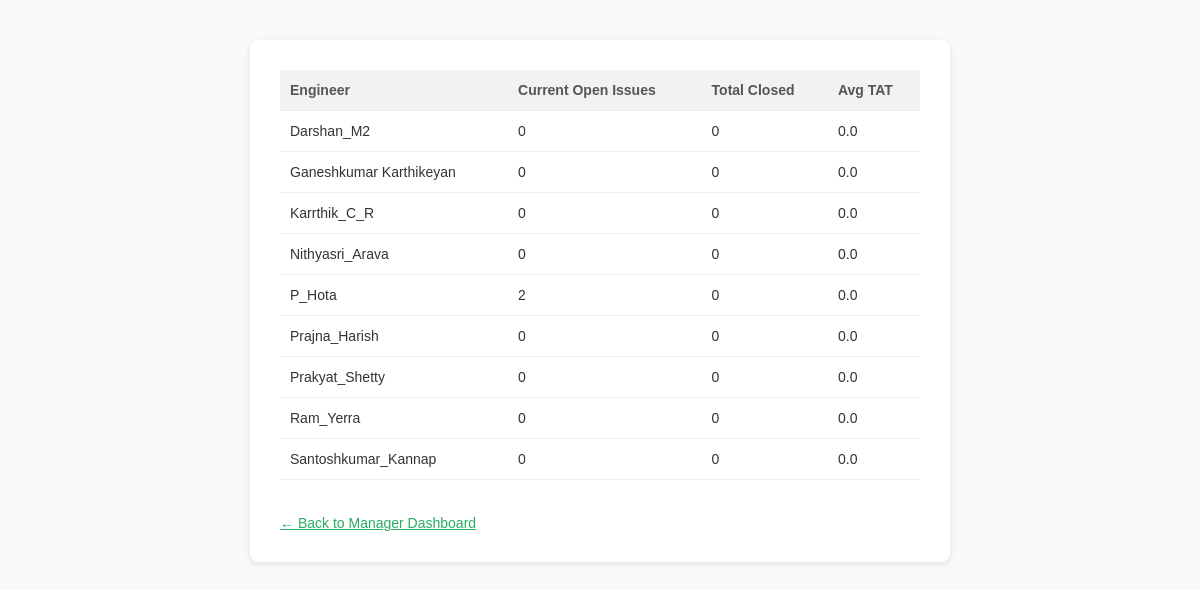
The app's page /team with its own data.
### tables this page shows
CREATE TABLE engineers (
      engineer_id  INTEGER PRIMARY KEY AUTOINCREMENT,
      name         TEXT  UNIQUE NOT NULL,
      email        TEXT
    );

### manager_dashboard.py (the view)
@app.route("/team")
def team():
    manager = "Mohanraj_Chinnasamy" or "Pravin_Janakiram"
    conn = sqlite3.connect(DB_PATH)
    c = conn.cursor()
    c.execute("""
        SELECT engineer_id, assigned_date, closed_date
        FROM issues
        WHERE status = 'Closed'
          AND assigned_date IS NOT NULL
          AND closed_date IS NOT NULL
    """)
    closed_rows = c.fetchall()
    tats = []
    eng_tats = {} # engineer_id -> list of their TATs
    for eng_id, a_str, c_str in closed_rows:
        a_dt = datetime.strptime(a_str, '%Y-%m-%d')
        c_dt = datetime.strptime(c_str, '%Y-%m-%d')
        bd = business_days_between(a_dt, c_dt, HOLIDAYS)
        tats.append(bd)
        eng_tats.setdefault(eng_id, []).append(bd)
    c.execute("""
        SELECT engineer_id,
               SUM(CASE WHEN status = 'Closed' THEN 1 ELSE 0 END) AS closed_cnt,
               SUM(CASE WHEN status <> 'Closed' THEN 1 ELSE 0 END) AS open_cnt
        FROM issues
        GROUP BY engineer_id
    """)
    counts = {row[0]: {'closed': row[1], 'open': row[2]} for row in c.fetchall()}
    c.execute("SELECT engineer_id, name FROM engineers")
    names = {row[0]: row[1] for row in c.fetchall()}
    eng_stats = []
    for eng_id, name in names.items():
        closed_cnt = counts.get(eng_id, {}).get('closed', 0)
        open_cnt = counts.get(eng_id, {}).get('open', 0)
        tat_list = eng_tats.get(eng_id, [])
        avg_tat = round(sum(tat_list)/len(tat_list), 2) if tat_list else 0.0
        eng_stats.append((name,  open_cnt,closed_cnt, avg_tat))
    conn.close()
    return render_template("team.html", engineers=eng_stats, manager=manager)

### templates/team.html (shortened to what this page needs)
<!DOCTYPE html>
<html lang="en">
<head>
</head>
<body>
  <div class="container">
   <table>
  <thead>
    <tr>
      <th>Engineer</th>
      <th>Current Open Issues</th>
      <th>Total Closed</th>
      <th>Avg TAT</th>
    </tr>
  </thead>
  <tbody>
    {% for e in engineers %}
      <tr>
        <td>{{ e[0] }}</td>
        <td>{{ e[1] }}</td>
        <td>{{ e[2] }}</td>
        <td>
        {% if e[3]>=1 and e[4] == 0 %}
           {{ e[3]}}
          {% else %}
          {{e[3]}}
          {% endif %}
            </td>
      </tr>
    {% endfor %}
  </tbody>
</table>
    <a
      href="/manager?name={{ manager }}"
      class="back-link"
    >← Back to Manager Dashboard</a>
  </div>
</body>
</html>

### templates/team.html (style rules this page uses)
* { margin: 0; padding: 0; box-sizing: border-box; }
html, body { font-family: Arial, sans-serif; background-color: #F9F9F9; color: #333; padding: 20px; }
.container { max-width: 700px; margin: 0 auto; background-color: #fff; border-radius: 8px; box-shadow: 0 2px 6px rgba(0,0,0,0.1); padding: 30px; }
table { width: 100%; border-collapse: collapse; margin-bottom: 20px; }
th, td { padding: 12px 10px; border-bottom: 1px solid #EEE; text-align: left; font-size: 14px; }
th { background-color: #F2F2F2; color: #555; font-weight: 600; }
.back-link { display: inline-block; margin-top: 15px; color: #27AE60; font-size: 14px; }

### records on screen
engineers: name "Darshan_M2", e "0", e "0.0"
engineers: name "Ganeshkumar Karthikeyan", e "0", e "0.0"
engineers: name "Karrthik_C_R", e "0", e "0.0"
engineers: name "Nithyasri_Arava", e "0", e "0.0"
engineers: name "P_Hota", e "2", e "0", e "0.0"
engineers: name "Prajna_Harish", e "0", e "0.0"
engineers: name "Prakyat_Shetty", e "0", e "0.0"
engineers: name "Ram_Yerra", e "0", e "0.0"
engineers: name "Santoshkumar_Kannap", e "0", e "0.0"
